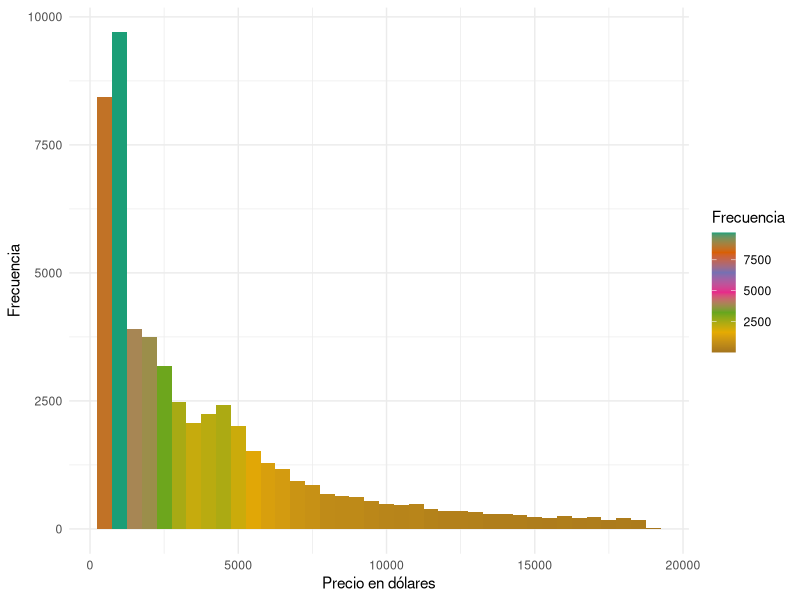
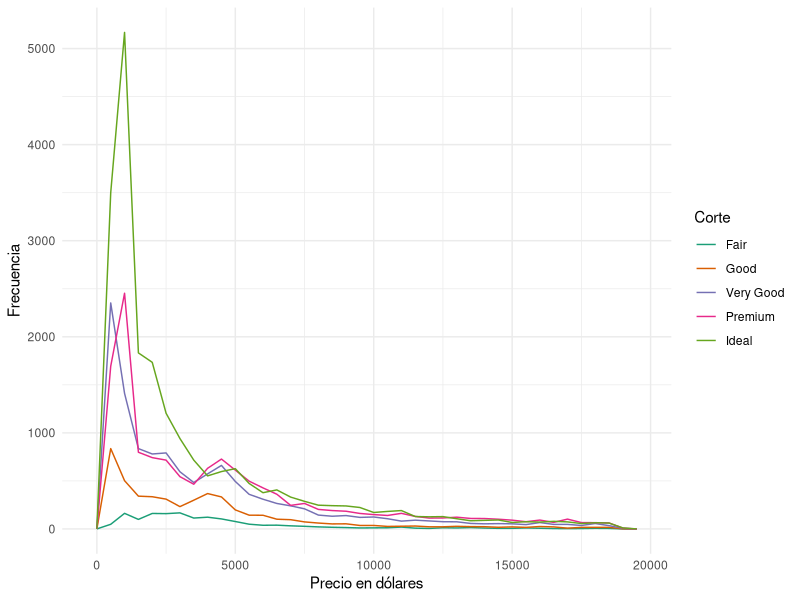

R code for these plots, in order:
##############################################################################
#             Taller de RMarkdow - R Ladies Buenos Aires                     #
##############################################################################

# ¿Te animás a convertir este scrip en un archivo de rmarkdown?
# Éste código está armado a partir del material de encuentros anteriores, 
# seguramente te va a resultar familiar. La idea es tener algunos gráficos, 
# tablas # y otros resultados para ver como quedarían en un archivo final luego
# de compilarlo con Knitr. Abajo te dejamos algunos tips que tal vez te ayuden.
# 
# 
# 1. Cuando elijas el tipo de archivo final, recordá que si no tenés instalado 
#     Latex no funcionará la opción PDF. El tipo de archivo final se puede 
#     cambiar en cualquier momento!
# 2. Recordá que el código debe ir dentro de uno o más chunks, podés crearlos 
#     desde la opción Insertar, escribiendo ```{r} ``` o con el atajo 
#     Ctrl+Alt+i. Para correr el código podés usar el atajo Ctrl+Shift+Enter.
# 3. El texto plano es todo lo que queda por fuera de los chunks, si te animás
#     podés usar algo de markdown para darle estilo!
# 4. Importante: una de las herramientas útiles de este formato es poder 
#     insertar código de R en el texto plano para que al compilar aparezca el
#     resultado directamente. Se hace usando `r codigo que quiero usar`, ¿te
#     animás a probar?
# 5. En este link hay una hoja de referecia con más información:
#     https://www.rstudio.com/wp-content/uploads/2015/03/rmarkdown-spanish.pdf
#     pero Google también es una gran opción.
# 6. Para compilarlo podes usar el atajo Ctrl+Shift+k o el botón que dice Knit.
#     Está bueno hacer esto seguido para que los errores no aparezcan todos
#     juntos al final!
#     
# Ahora si, el código

# Vamos a usar la base de datos "Diamonds" que contiene información sobre 
# 54.000 diamantes incluyendo el precio, el color, el corte y otros
# Al cargar la librería ggplot2 tendremos disponible la base de datos.

library(ggplot2)

# Veamos que pinta tiene esta base de datos:
head(diamonds)

# ¿Cómo queda esta tabla al compilar? 
# Tip: hay muchas opciones para darle formato a las tablas. Una posibilidad 
# usar la función kable del paquete knitr!

# Podría ser interesante ver como varía el precio de los diamantes para las
# diferentes características. 
ggplot(diamonds, aes(price)) + 
  geom_histogram(binwidth = 500, aes(fill = ..count..)) +
  scale_fill_distiller(name = "Frecuencia", palette = "Dark2") +
  xlab("Precio en dólares") +
  ylab("Frecuencia") +
  theme_minimal()

# Ojo con los histogramas! Son tramposos cuando cambias el binwidth.

# Sería interesante saber cual es el diamante más caro en la base de datos. 
# ¿Te animás a obtener esa información y ponerla dentro del texto? Algo como 
# "El díamante más caro es ..." 
# Tip: para esto puede servirte la función max()


# ¿Cómo varía el precio para cada calidad de corte (variable cut)? ¿Realmente 
# el precio depende de esa variable?

ggplot(diamonds, aes(price, color = cut)) + 
  geom_freqpoly(binwidth = 500) +
  scale_color_brewer(name = "Corte", palette = "Dark2") +
  xlab("Precio en dólares") +
  ylab("Frecuencia") +
  theme_minimal()
  
# Bueno, todavía no descubrimos de que depende el precio de los diamantes, pero
# pueden seguir explorando la base de datos ustedes! (Pueden revisar las 
# presentaciones de visualización de datos en github acá: 
# https://github.com/rladies/meetup-presentations_buenosaires). 

# Si tienen ganas de seguir complejizando el asunto pueden probar agregando 
# epígrafes a las figuras, cambiarles el tamaño, agregarle más formato al texto
# o cambiar el tipo de archivo de salida, las opciones son infinitas!